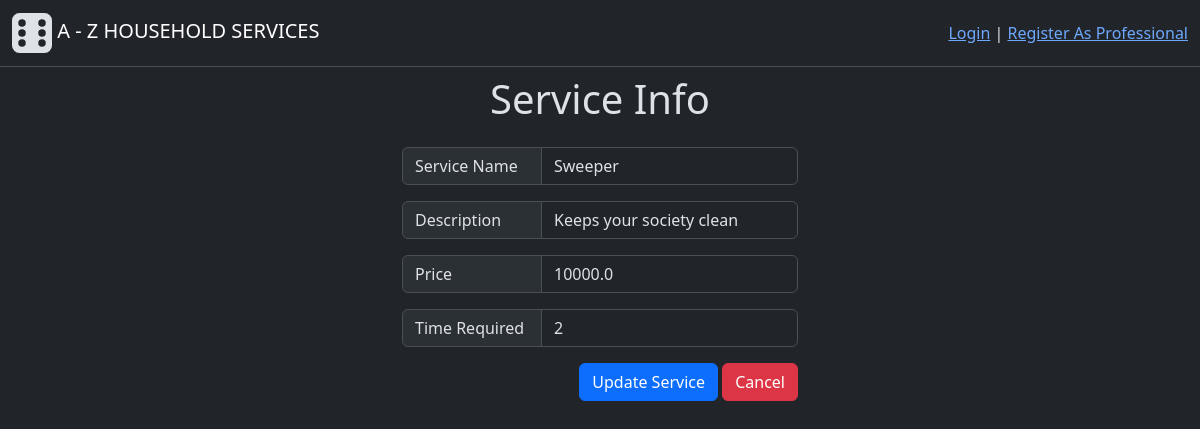
/edit_service/3, run on the app's committed database.
### backend/modals.py (models this page shows, shortened)
class Service(db.Model):
    id = db.Column(db.Integer(), primary_key=True)
    name = db.Column(db.String(30),unique=True, nullable=False)
    desc = db.Column(db.String(500), nullable=False)
    time_required = db.Column(db.Integer(), nullable=False) # Time required (in Hrs)
    price = db.Column(db.Float(), nullable=False)
    status = db.Column(db.Integer(), nullable=False, default=1) # 0-inactive, 1-active
    service_requests = db.relationship("ServiceRequest", cascade="all, delete", backref="services", lazy=True) # For accessing all the service requests having common service

### backend/controllers.py (the view, shortened to what this page needs)
@app.route("/edit_service/<service_id>", methods=["GET", "POST"])
def edit_service(service_id):
    service = get_service_obj(service_id) # 0:None, Other than 0:means data present therfore UPDATE
    return render_template("edit_service.html", service=service)

### backend/controllers.py (called while the page is built)
def get_service_obj(service_id):
    obj = Service.query.filter_by(id=service_id).first()
    return obj

### templates/edit_service.html (shortened to what this page needs)
{% extends "base.html" %}
{% block content %}
    <h1 class="text-center mt-2"> Service Info </h1>
    <div class="d-flex flex-column  align-items-center mt-4">
        <form action="/edit_service/{{service.id}}" method="POST">
            <div class="input-group mb-3">
                <span class="input-group-text width-140" >Service Name</span>
                <input type="text" class="form-control" name="name" value="{{service.name}}">
            </div>
            <div class="input-group mb-3">
                <span class="input-group-text width-140" >Description</span>
                <input type="text" class="form-control" name="desc" value="{{service.desc}}">
            </div>
            <div class="input-group mb-3">
                <span class="input-group-text width-140" >Price</span>
                <input type="text" class="form-control" name="price" value="{{service.price}}">
            </div>
            <div class="input-group mb-3">
                <span class="input-group-text width-140" >Time Required</span>
                <input type="text" class="form-control" name="time_required" value="{{service.time_required}}">
            </div>
            <div class="text-end">
                <button type="submit" class="btn btn-primary ">Update Service</button>
                <a href="{{ url_for('admin_page') }}"><button type="button" class="btn btn-danger">Cancel</button></a>
            </div>
        </form>
    </div>
{% endblock %}

### static/styles/general.css (style rules this page uses)
.width-140 { width: 140px; }

### data on the page
Service: name "Sweeper", desc "Keeps your society clean", price "10000.0", time_required "2"
